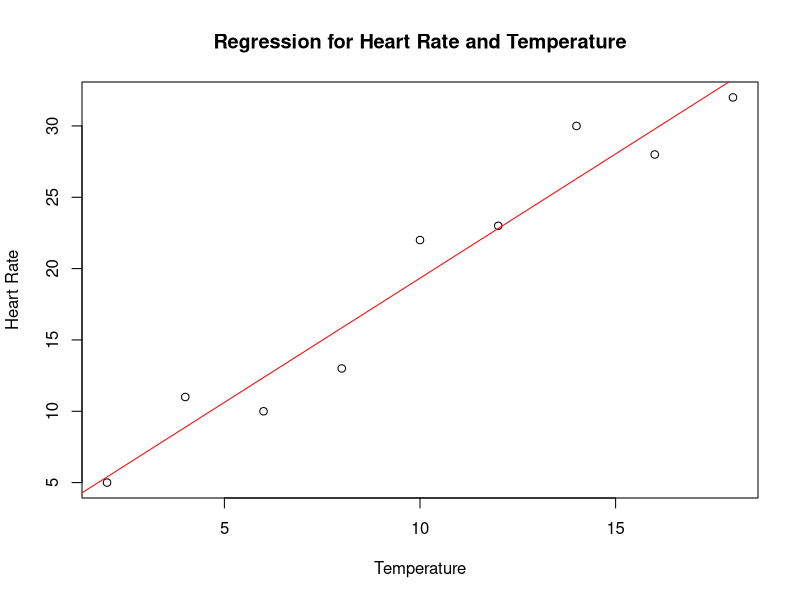
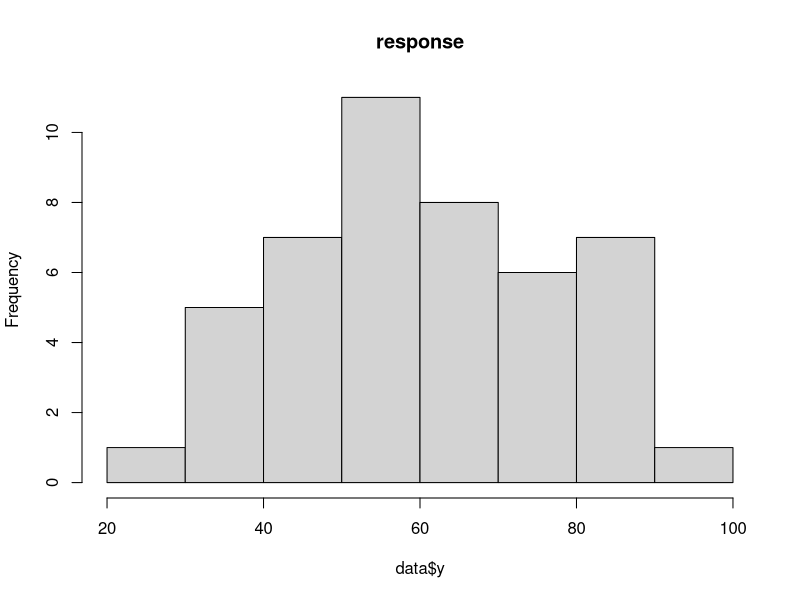
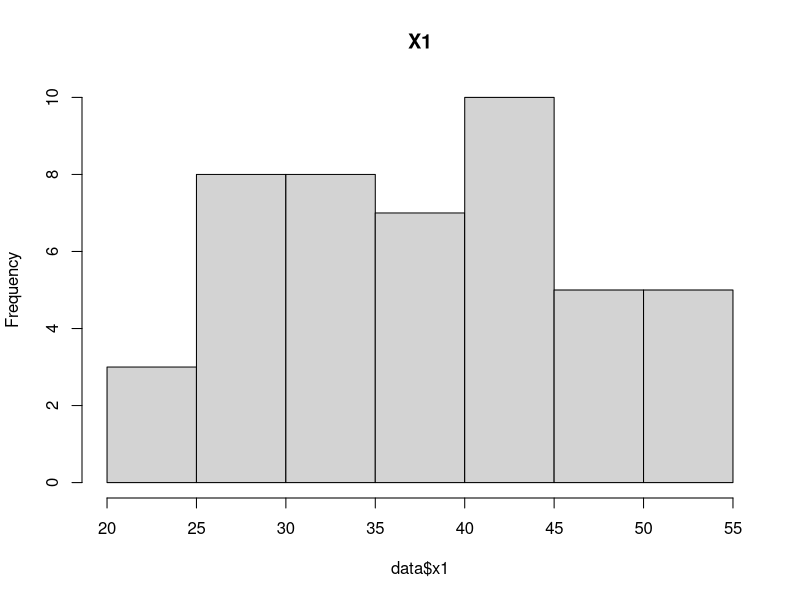
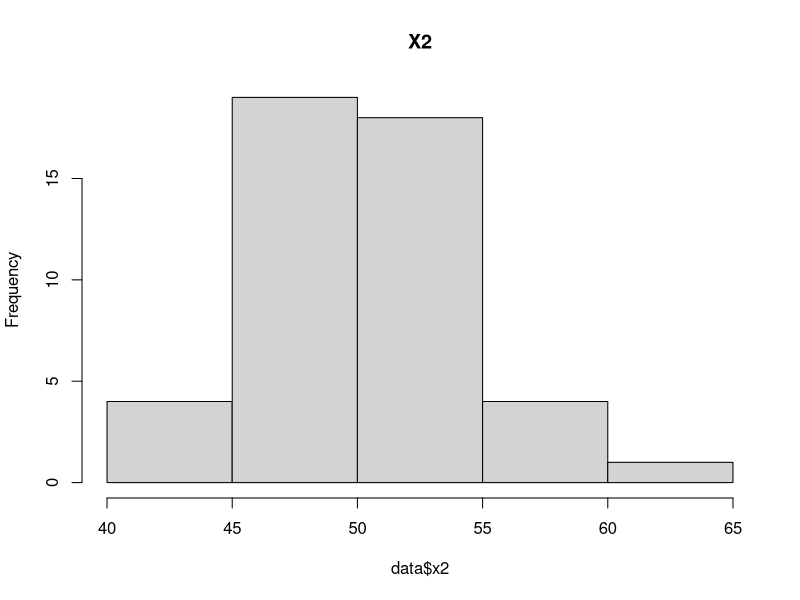
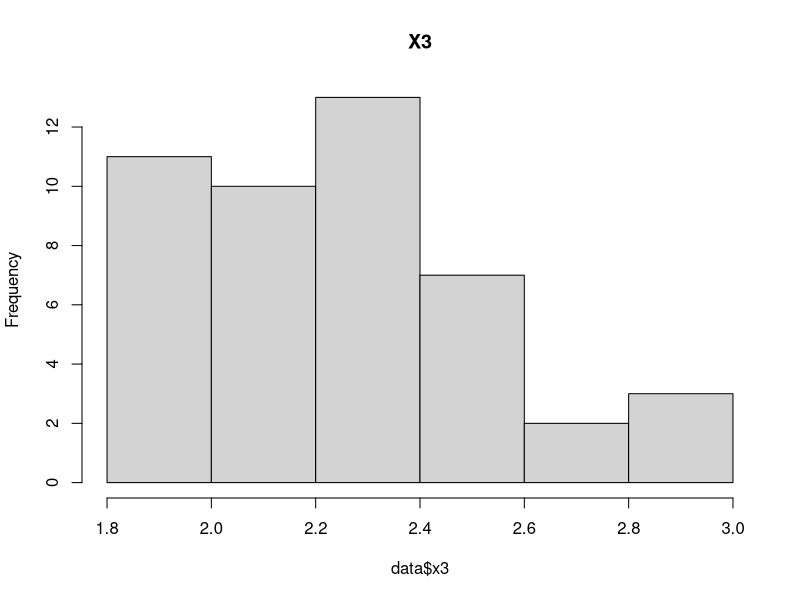

These figures' R source, in order: (Note: this script raises an error after producing the figures.)
# Q1
frog <- data.frame(temp=c(2, 4, 6, 8, 10, 12, 14, 16, 18),
                 heartrate=c(5, 11, 10, 13, 22, 23, 30, 28, 32))

plot(frog$temp,frog$heartrate,
     main='Regression for Heart Rate and Temperature',
     xlab='Temperature',ylab='Heart Rate')

abline(lm(heartrate~temp,data=frog),col='red')

# Q2
power.t.test(n = 9, delta = 1, sd = 2.5, sig.level = 0.05)
power.t.test(n = 9, delta = 1.5, sd = 2.5, sig.level = 0.05)

# Q3
data = read.table("patient.txt", header = TRUE)
hist(data$y, main = 'response')
hist(data$x1, main = 'X1')
hist(data$x2, main = 'X2')
hist(data$x3, main = 'X3')
plot(patient)
cor(patient)
lmod <- lm(y ~ x1 + x2 + x3, patient)
nullmod <- lm(y ~ 1, patient)
summary(lmod2)
anova(nullmod, lmod2)
lmod2 <- lm(y ~ x1 + x3, patient)
anova(lmod3, lmod2)

# HW5 Q2
